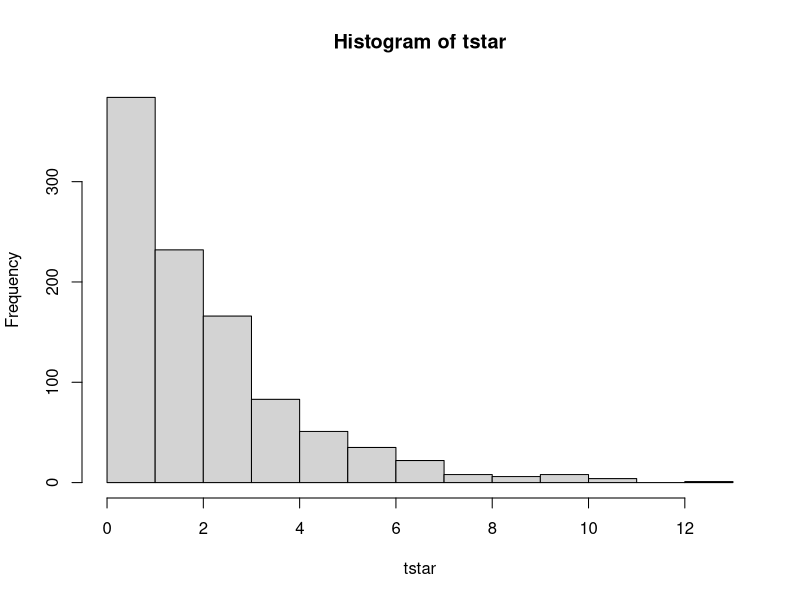

This figure's R source:
nauseatable = read.table("nauseatable.txt")

#1.1
rnames = rownames(nauseatable)
nausea = c()
medicin = c()
for (j in 1:length(nauseatable[,1])){
  for (i in 1:length(nauseatable[1,])){
    nausea = c(nausea, rep(i-1, nauseatable[j,i]))
    medicin = c(medicin, rep(rnames[j], nauseatable[j,i]))
  }
}
medicin <- factor(medicin)
nausea.frame=data.frame(nausea,medicin)

#1.2
xtabs(~medicin+nausea)

#1.3

teststat.obs = chisq.test(xtabs(~medicin+nausea))[[1]]

B = 1000
tstar=numeric(B)
for (i in 1:B)
{
  medstar = sample(medicin) ## permuting labels
  tstar[i] = chisq.test(xtabs(~nausea+medstar))[[1]]
}

hist(tstar)

pl = sum(tstar<teststat.obs)/B
pr = sum(tstar>teststat.obs)/B
